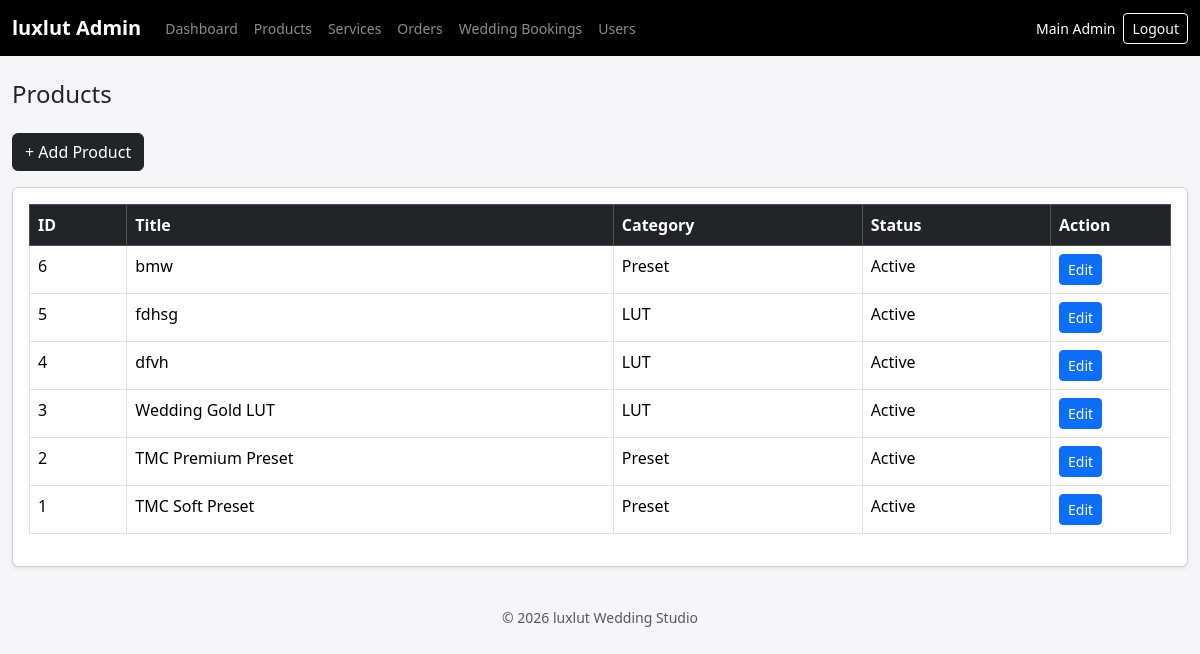
Page /admin/products/list.php (signed in) on the committed database.
### tables this page shows
CREATE TABLE `products` (
  `id` int(11) NOT NULL,
  `category_id` int(11) DEFAULT NULL,
  `title` varchar(150) DEFAULT NULL,
  `description` text DEFAULT NULL,
  `image` varchar(255) DEFAULT NULL,
  `status` enum('active','inactive') DEFAULT 'active',
  `created_at` timestamp NOT NULL DEFAULT current_timestamp()
);

CREATE TABLE `categories` (
  `id` int(11) NOT NULL,
  `name` varchar(50) DEFAULT NULL
);

### admin/products/list.php (the view)
<?php
require_once "../includes/header.php";
require_once "../../backend/config/database.php";
$query = "
SELECT p.id, p.title, p.status, c.name AS category
FROM products p
JOIN categories c ON p.category_id = c.id
ORDER BY p.id DESC
";
$result = mysqli_query($conn, $query);
?>
<h4 class="mb-4">Products</h4>
<a href="add.php" class="btn btn-dark mb-3">+ Add Product</a>
<div class="card shadow-sm">
    <div class="card-body table-responsive">
        <table class="table table-bordered table-hover">
            <thead class="table-dark">
                <tr>
                    <th>ID</th>
                    <th>Title</th>
                    <th>Category</th>
                    <th>Status</th>
                    <th width="120">Action</th>
                </tr>
            </thead>
            <tbody>
                <?php while ($row = mysqli_fetch_assoc($result)): ?>
                <tr>
                    <td><?= $row['id'] ?></td>
                    <td><?= htmlspecialchars($row['title']) ?></td>
                    <td><?= $row['category'] ?></td>
                    <td><?= ucfirst($row['status']) ?></td>
                    <td>
                        <a href="edit.php?id=<?= $row['id'] ?>" class="btn btn-sm btn-primary">Edit</a>
                    </td>
                </tr>
                <?php endwhile; ?>
            </tbody>
        </table>
    </div>
</div>
<?php require_once "../includes/footer.php"; ?>

### admin/includes/header.php (style rules this page uses)
body { background-color: #f5f6fa; }

### rows in the picture
products: id "6", title "bmw", category.name "Preset", status "Active"
products: id "5", title "fdhsg", category.name "LUT", status "Active"
products: id "4", title "dfvh", category.name "LUT", status "Active"
products: id "3", title "Wedding Gold LUT", category.name "LUT", status "Active"
products: id "2", title "TMC Premium Preset", category.name "Preset", status "Active"
products: id "1", title "TMC Soft Preset", category.name "Preset", status "Active"

### other values in the picture
$_SESSION['admin_name'] "Main Admin"
